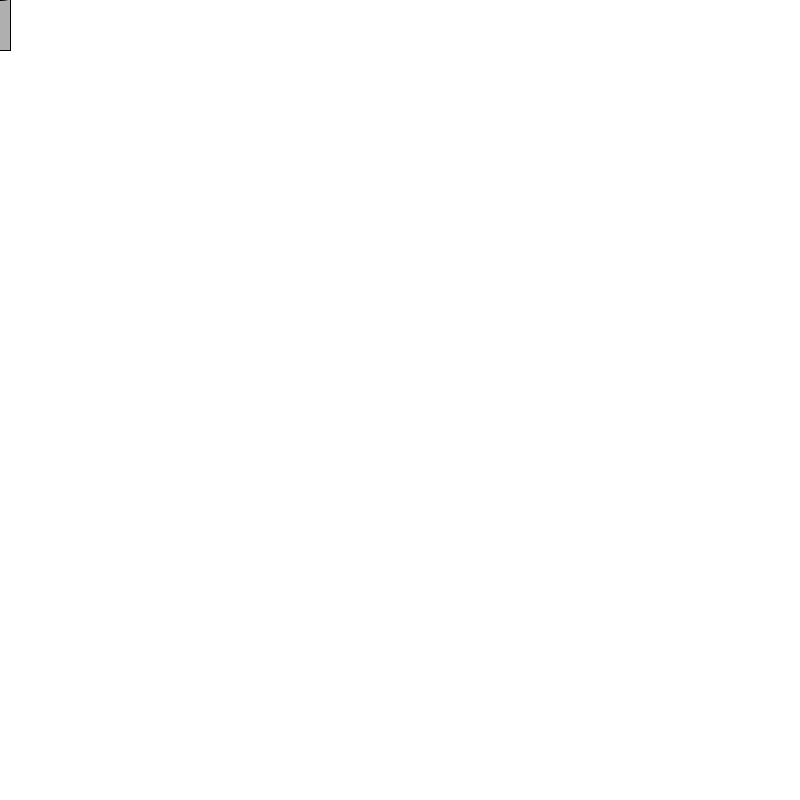
Frame 1 (no input)
Frame 60 (the mouse pressed at the canvas centre just before this capture): identical to frame 1, image omitted
Frame 120 (the mouse held since frame 60 and released just before this capture): blank canvas, image omitted

The Processing sketch that drew this single still picture (run headless with seeded random() and noise(); from frame 60 on, the mouse is pressed at the canvas centre):

// Processing sketch: CENTER_change
// ── CENTER_change.pde


void setup() {
  size(800, 800);
}

void draw() {
  background(255);
  ellipseMode(CENTER);
  rectMode(CENTER);
  
  translate(mouseX, mouseY);
  
  stroke(0);
  fill(175);
  rect(0, 0, 20, 100);
  
  stroke(0);
  fill(255);
  ellipse(0, -30, 60, 60);
}
  
